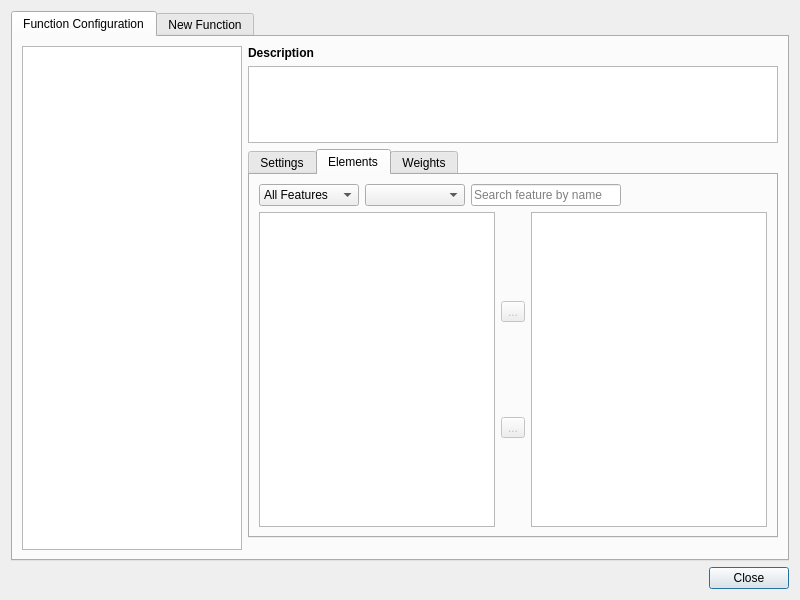
<?xml version="1.0" encoding="UTF-8"?>
<ui version="4.0">
 <class>FeatureFunctionsDialog</class>
 <widget class="QDialog" name="FeatureFunctionsDialog">
  <property name="geometry">
   <rect>
    <x>0</x>
    <y>0</y>
    <width>800</width>
    <height>600</height>
   </rect>
  </property>
  <property name="minimumSize">
   <size>
    <width>800</width>
    <height>600</height>
   </size>
  </property>
  <property name="maximumSize">
   <size>
    <width>16777215</width>
    <height>16777215</height>
   </size>
  </property>
  <property name="windowTitle">
   <string>function plugin loader</string>
  </property>
  <property name="windowIcon">
   <iconset>
    <normaloff>:/Images/icons/function.png</normaloff>:/Images/icons/function.png</iconset>
  </property>
  <layout class="QVBoxLayout" name="verticalLayout_5">
   <item>
    <widget class="QTabWidget" name="tabWidget_functionSetter">
     <property name="enabled">
      <bool>true</bool>
     </property>
     <property name="tabShape">
      <enum>QTabWidget::TabShape::Rounded</enum>
     </property>
     <property name="currentIndex">
      <number>0</number>
     </property>
     <widget class="QWidget" name="tab_function">
      <attribute name="title">
       <string>Function Configuration</string>
      </attribute>
      <layout class="QGridLayout" name="gridLayout_4">
       <item row="0" column="0" rowspan="3">
        <widget class="QTreeView" name="treeView_functions">
         <property name="minimumSize">
          <size>
           <width>220</width>
           <height>0</height>
          </size>
         </property>
         <property name="maximumSize">
          <size>
           <width>220</width>
           <height>16777215</height>
          </size>
         </property>
         <property name="editTriggers">
          <set>QAbstractItemView::EditTrigger::NoEditTriggers</set>
         </property>
         <property name="selectionMode">
          <enum>QAbstractItemView::SelectionMode::SingleSelection</enum>
         </property>
        </widget>
       </item>
       <item row="0" column="1">
        <layout class="QVBoxLayout" name="verticalLayout_6" stretch="1,4">
         <item>
          <layout class="QVBoxLayout" name="verticalLayout_2">
           <item>
            <widget class="QLabel" name="label_description">
             <property name="font">
              <font>
               <bold>true</bold>
              </font>
             </property>
             <property name="text">
              <string>Description</string>
             </property>
            </widget>
           </item>
           <item>
            <widget class="QTextBrowser" name="textBrowser_description"/>
           </item>
          </layout>
         </item>
         <item>
          <widget class="QTabWidget" name="tabWidget_functionParameter">
           <property name="currentIndex">
            <number>1</number>
           </property>
           <widget class="QWidget" name="tab_settings">
            <attribute name="title">
             <string>Settings</string>
            </attribute>
            <layout class="QGridLayout" name="gridLayout_2">
             <item row="0" column="0">
              <widget class="QWidget" name="widget_customParameter" native="true">
               <property name="sizePolicy">
                <sizepolicy hsizetype="Preferred" vsizetype="Preferred">
                 <horstretch>0</horstretch>
                 <verstretch>0</verstretch>
                </sizepolicy>
               </property>
              </widget>
             </item>
            </layout>
           </widget>
           <widget class="QWidget" name="tab_elements">
            <attribute name="title">
             <string>Elements</string>
            </attribute>
            <layout class="QVBoxLayout" name="verticalLayout_3">
             <item>
              <layout class="QHBoxLayout" name="horizontalLayout_4">
               <item>
                <widget class="QComboBox" name="comboBox_features">
                 <property name="minimumSize">
                  <size>
                   <width>100</width>
                   <height>0</height>
                  </size>
                 </property>
                 <item>
                  <property name="text">
                   <string>All Features</string>
                  </property>
                 </item>
                 <item>
                  <property name="text">
                   <string>Actuals</string>
                  </property>
                 </item>
                 <item>
                  <property name="text">
                   <string>Nominals</string>
                  </property>
                 </item>
                </widget>
               </item>
               <item>
                <widget class="QComboBox" name="comboBox_groups">
                 <property name="minimumSize">
                  <size>
                   <width>100</width>
                   <height>0</height>
                  </size>
                 </property>
                </widget>
               </item>
               <item>
                <widget class="QLineEdit" name="lineEdit_searchByFeatureName">
                 <property name="minimumSize">
                  <size>
                   <width>150</width>
                   <height>0</height>
                  </size>
                 </property>
                 <property name="toolTip">
                  <string>&lt;html&gt;&lt;head/&gt;&lt;body&gt;&lt;p&gt;search feature by name&lt;/p&gt;&lt;/body&gt;&lt;/html&gt;</string>
                 </property>
                 <property name="whatsThis">
                  <string>&lt;html&gt;&lt;head/&gt;&lt;body&gt;&lt;p&gt;search feature by name&lt;/p&gt;&lt;/body&gt;&lt;/html&gt;</string>
                 </property>
                 <property name="placeholderText">
                  <string>Search feature by name</string>
                 </property>
                </widget>
               </item>
               <item>
                <spacer name="horizontalSpacer_2">
                 <property name="orientation">
                  <enum>Qt::Orientation::Horizontal</enum>
                 </property>
                 <property name="sizeHint" stdset="0">
                  <size>
                   <width>40</width>
                   <height>20</height>
                  </size>
                 </property>
                </spacer>
               </item>
              </layout>
             </item>
             <item>
              <layout class="QHBoxLayout" name="horizontalLayout_3" stretch="1">
               <property name="spacing">
                <number>0</number>
               </property>
               <property name="sizeConstraint">
                <enum>QLayout::SizeConstraint::SetDefaultConstraint</enum>
               </property>
               <item>
                <widget class="QWidget" name="widget_element" native="true">
                 <property name="enabled">
                  <bool>true</bool>
                 </property>
                 <property name="sizePolicy">
                  <sizepolicy hsizetype="Preferred" vsizetype="Preferred">
                   <horstretch>0</horstretch>
                   <verstretch>0</verstretch>
                  </sizepolicy>
                 </property>
                 <property name="minimumSize">
                  <size>
                   <width>0</width>
                   <height>0</height>
                  </size>
                 </property>
                 <layout class="QGridLayout" name="gridLayout">
                  <property name="leftMargin">
                   <number>0</number>
                  </property>
                  <property name="topMargin">
                   <number>0</number>
                  </property>
                  <property name="rightMargin">
                   <number>0</number>
                  </property>
                  <property name="bottomMargin">
                   <number>0</number>
                  </property>
                  <item row="0" column="0">
                   <layout class="QHBoxLayout" name="horizontalLayout_2">
                    <item>
                     <widget class="QTreeView" name="treeView_availableElements">
                      <property name="enabled">
                       <bool>true</bool>
                      </property>
                      <property name="sizePolicy">
                       <sizepolicy hsizetype="Expanding" vsizetype="Expanding">
                        <horstretch>0</horstretch>
                        <verstretch>0</verstretch>
                       </sizepolicy>
                      </property>
                      <property name="editTriggers">
                       <set>QAbstractItemView::EditTrigger::NoEditTriggers</set>
                      </property>
                      <property name="selectionMode">
                       <enum>QAbstractItemView::SelectionMode::ExtendedSelection</enum>
                      </property>
                     </widget>
                    </item>
                    <item>
                     <layout class="QVBoxLayout" name="verticalLayout">
                      <item>
                       <widget class="QToolButton" name="cmd_addElement">
                        <property name="enabled">
                         <bool>false</bool>
                        </property>
                        <property name="text">
                         <string>...</string>
                        </property>
                        <property name="icon">
                         <iconset resource="../../res/res.qrc">
                          <normaloff>:/Images/icons/arrow_right.png</normaloff>:/Images/icons/arrow_right.png</iconset>
                        </property>
                       </widget>
                      </item>
                      <item>
                       <widget class="QToolButton" name="cmd_removeElement">
                        <property name="enabled">
                         <bool>false</bool>
                        </property>
                        <property name="text">
                         <string>...</string>
                        </property>
                        <property name="icon">
                         <iconset resource="../../res/res.qrc">
                          <normaloff>:/Images/icons/arrow_left.png</normaloff>:/Images/icons/arrow_left.png</iconset>
                        </property>
                       </widget>
                      </item>
                     </layout>
                    </item>
                    <item>
                     <widget class="QTreeView" name="treeView_usedElements">
                      <property name="selectionMode">
                       <enum>QAbstractItemView::SelectionMode::ExtendedSelection</enum>
                      </property>
                     </widget>
                    </item>
                   </layout>
                  </item>
                 </layout>
                </widget>
               </item>
              </layout>
             </item>
            </layout>
            <zorder></zorder>
            <zorder></zorder>
           </widget>
           <widget class="QWidget" name="tab_weights">
            <attribute name="title">
             <string>Weights</string>
            </attribute>
            <layout class="QGridLayout" name="gridLayout_5">
             <item row="0" column="0">
              <widget class="QTableView" name="tableView_weights"/>
             </item>
            </layout>
           </widget>
          </widget>
         </item>
        </layout>
       </item>
       <item row="1" column="1">
        <widget class="QWidget" name="widget_filter" native="true">
         <property name="sizePolicy">
          <sizepolicy hsizetype="Preferred" vsizetype="Preferred">
           <horstretch>0</horstretch>
           <verstretch>0</verstretch>
          </sizepolicy>
         </property>
         <layout class="QGridLayout" name="gridLayout_3">
          <property name="leftMargin">
           <number>0</number>
          </property>
          <property name="topMargin">
           <number>0</number>
          </property>
          <property name="rightMargin">
           <number>0</number>
          </property>
          <property name="bottomMargin">
           <number>0</number>
          </property>
          <property name="spacing">
           <number>0</number>
          </property>
         </layout>
        </widget>
       </item>
      </layout>
     </widget>
     <widget class="QWidget" name="tab_newFunction">
      <attribute name="title">
       <string>New Function</string>
      </attribute>
      <layout class="QVBoxLayout" name="verticalLayout_4" stretch="4,0,1">
       <item>
        <widget class="QTableView" name="tableView_functionPlugins"/>
       </item>
       <item>
        <widget class="QLabel" name="label">
         <property name="text">
          <string>Description</string>
         </property>
        </widget>
       </item>
       <item>
        <widget class="QTextBrowser" name="textBrowser_description_2"/>
       </item>
      </layout>
     </widget>
    </widget>
   </item>
   <item>
    <layout class="QHBoxLayout" name="horizontalLayout">
     <item>
      <spacer name="horizontalSpacer">
       <property name="orientation">
        <enum>Qt::Orientation::Horizontal</enum>
       </property>
       <property name="sizeHint" stdset="0">
        <size>
         <width>40</width>
         <height>20</height>
        </size>
       </property>
      </spacer>
     </item>
     <item>
      <widget class="QPushButton" name="cmd_ok">
       <property name="toolTip">
        <string>Close dialog.</string>
       </property>
       <property name="text">
        <string>Close</string>
       </property>
      </widget>
     </item>
    </layout>
   </item>
  </layout>
 </widget>
 <resources>
  <include location="../../res/res.qrc"/>
 </resources>
 <connections/>
</ui>
